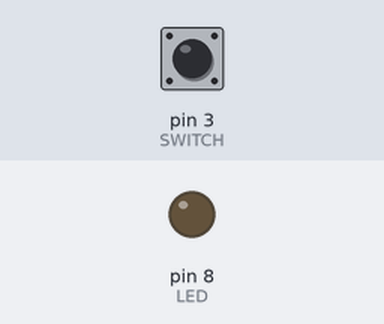
A sketch run on a simulated Arduino Uno, built with avr-gcc and run on an emulated ATmega328P. Shown: output pins drawn as LEDs (lit = HIGH). The inputs (shaded band) are chosen by the test bench; at power-on: pin 3 (SWITCH) LOW. What the sketch prints to the serial monitor is not drawn.

Above: at 1.2 s.
1.3 s: pin 3 (SWITCH) pulled HIGH for 0.15 s
At 1.37 s:
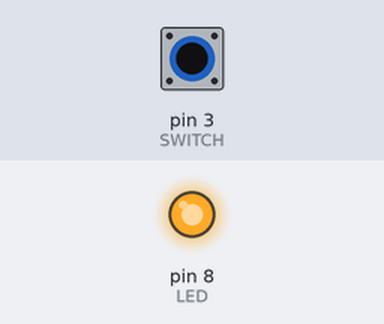
2.9 s: pin 3 (SWITCH) pulled HIGH for 3.2 s
At 7.2 s:
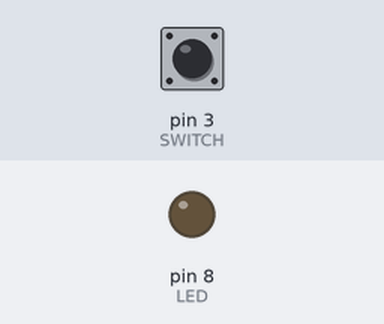
Timing chart, 0 to 8.7 s (numbered marks = the images above; inputs shaded):
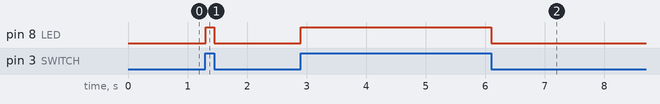

Measured:
- after the input at 1.3 s, pin 8 (LED): LOW → HIGH at once, → LOW 0.15 s later
- after the input at 2.9 s, pin 8 (LED): LOW → HIGH at once, → LOW 3.2 s later

The sketch:

tremendous_wluff1.ino
```cpp
// C++ code
//
void setup()
{
  pinMode(8, OUTPUT);	//LED
  pinMode(3, INPUT);	//SWITCH
  Serial.begin(9600);
}

void loop()
{
  if (digitalRead(3) == HIGH) //digitalRead(3) != LOW
  {
    digitalWrite(8, HIGH);
    Serial.println(digitalRead(3));
	}
   else
   {
     digitalWrite(8, LOW);
     Serial.println(digitalRead(3));
   }
}
```
